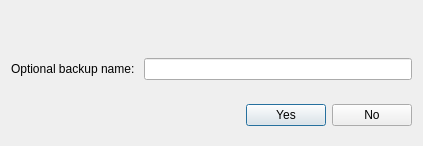
<?xml version="1.0" encoding="UTF-8"?>
<ui version="4.0">
 <class>RestoreConfirmDialog</class>
 <widget class="QDialog" name="RestoreConfirmDialog">
  <property name="geometry">
   <rect>
    <x>0</x>
    <y>0</y>
    <width>423</width>
    <height>146</height>
   </rect>
  </property>
  <property name="windowTitle">
   <string>Dialog</string>
  </property>
  <layout class="QVBoxLayout" name="verticalLayout">
   <item>
    <widget class="QLabel" name="questionLabel">
     <property name="text">
      <string></string>
     </property>
    </widget>
   </item>
   <item>
    <widget class="QFrame" name="frame">
     <property name="frameShape">
      <enum>QFrame::NoFrame</enum>
     </property>
     <property name="frameShadow">
      <enum>QFrame::Raised</enum>
     </property>
     <layout class="QHBoxLayout" name="horizontalLayout">
      <property name="leftMargin">
       <number>0</number>
      </property>
      <property name="rightMargin">
       <number>0</number>
      </property>
      <item>
       <widget class="QLabel" name="backupNameLabel">
        <property name="text">
         <string>Optional backup name: </string>
        </property>
       </widget>
      </item>
      <item>
       <widget class="QLineEdit" name="backupNameLineEdit"/>
      </item>
     </layout>
    </widget>
   </item>
   <item>
    <widget class="QFrame" name="buttonsFrame">
     <property name="frameShape">
      <enum>QFrame::NoFrame</enum>
     </property>
     <property name="frameShadow">
      <enum>QFrame::Raised</enum>
     </property>
     <layout class="QHBoxLayout" name="horizontalLayout_2">
      <property name="leftMargin">
       <number>0</number>
      </property>
      <property name="rightMargin">
       <number>0</number>
      </property>
      <item>
       <spacer name="horizontalSpacer">
        <property name="orientation">
         <enum>Qt::Horizontal</enum>
        </property>
        <property name="sizeHint" stdset="0">
         <size>
          <width>221</width>
          <height>20</height>
         </size>
        </property>
       </spacer>
      </item>
      <item>
       <widget class="QPushButton" name="pushButton_yes">
        <property name="text">
         <string>Yes</string>
        </property>
       </widget>
      </item>
      <item>
       <widget class="QPushButton" name="pushButton_no">
        <property name="text">
         <string>No</string>
        </property>
        <property name="shortcut">
         <string>Ctrl+R</string>
        </property>
       </widget>
      </item>
     </layout>
    </widget>
   </item>
  </layout>
 </widget>
 <resources/>
 <connections/>
</ui>
